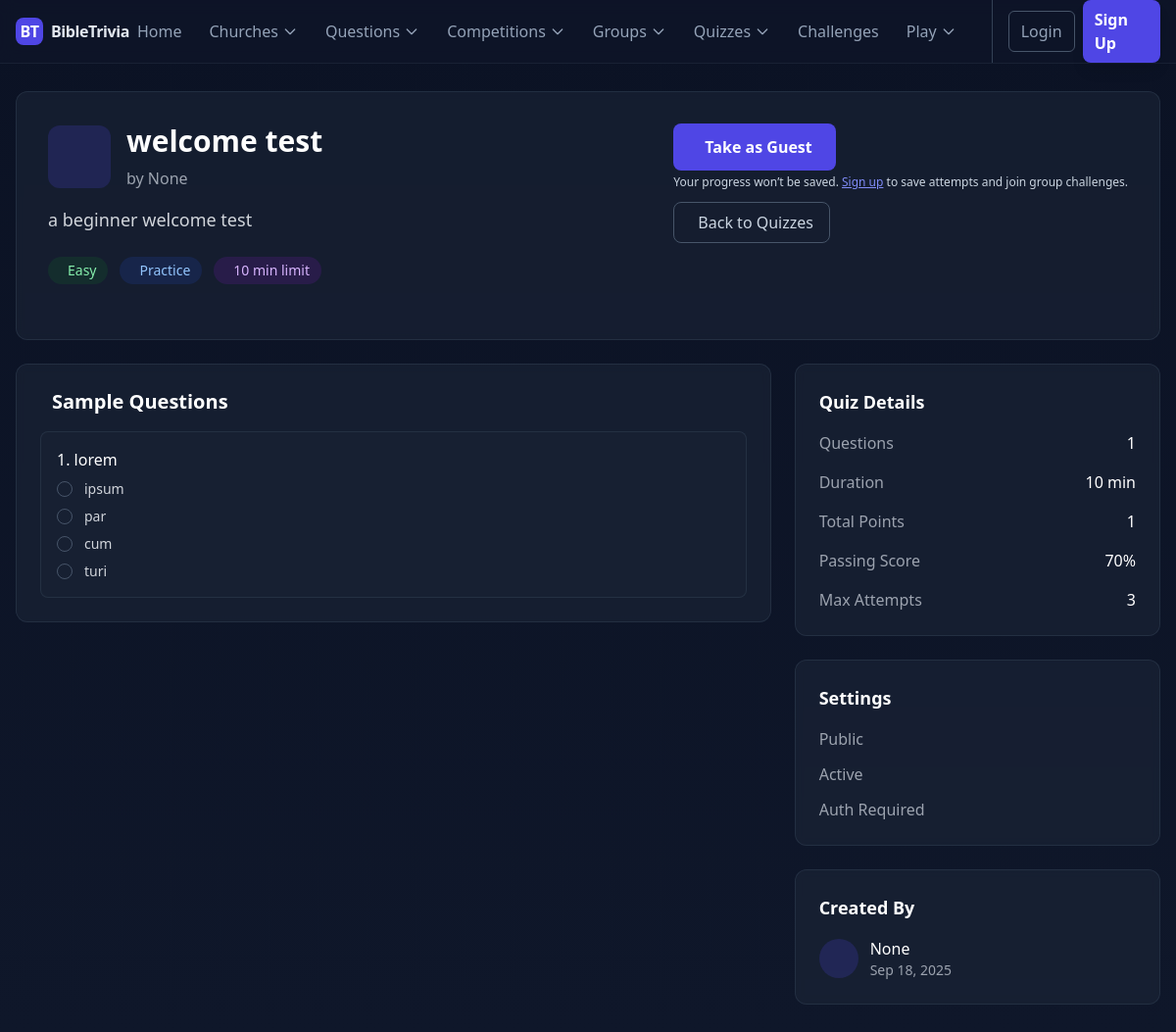
The page /quizzes/welcome-test/ on the database as committed earlier.
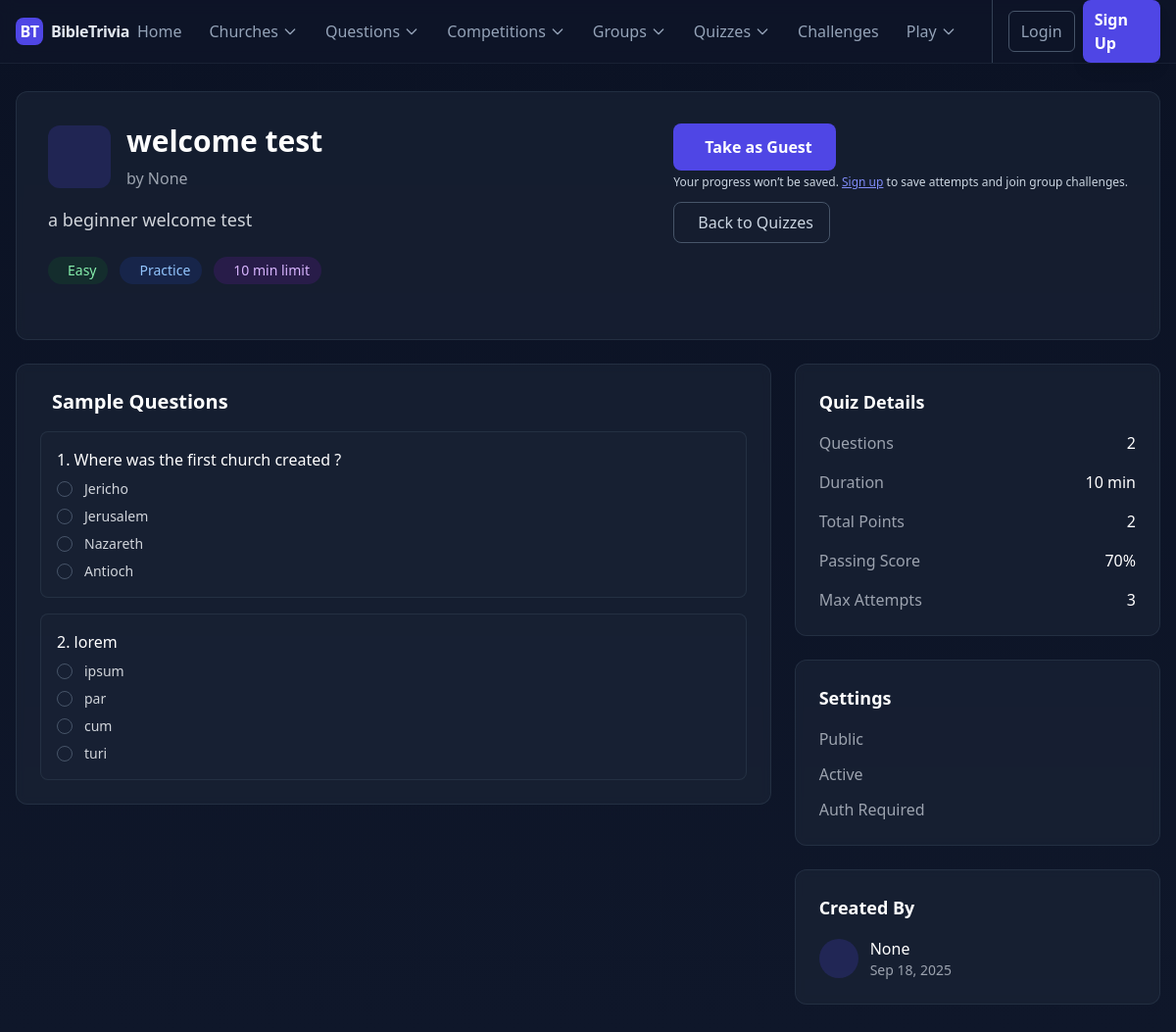
The same page on the database as committed later.
### home/models.py (models this page shows, shortened)
class TimeStampedModel(models.Model):
    created_at = models.DateTimeField(auto_now_add=True)
    updated_at = models.DateTimeField(auto_now=True)
    class Meta:
        abstract = True

class Question(TimeStampedModel):
    DIFFICULTY_CHOICES = [
        ('Easy', 'Easy'),
        ('Medium', 'Medium'),
        ('Hard', 'Hard'),
    ]
    QUESTION_TYPE_CHOICES = [
        ('single', 'Single Choice'),
        ('multiple', 'Multiple Select'),
        ('open', 'Open Ended'),
    ]
    level_category = [
        ('Adults', 'Adults'),
        ('Youth', 'Youth'),
        ('Children', 'Children'),
        ('Senior', 'Senior'),
        ('Junior', 'Junior'),
        ('Teens', 'Teens'),
        ('All', 'All'),
    ]
    level = models.CharField(max_length=100, choices=level_category, default='All')
    allowed_levels = models.JSONField(
        default=list,
        blank=True,
        help_text="Select one or more levels this question applies to"
    )
    uuid = models.UUIDField(default=uuid.uuid4, unique=True, editable=False)
    categories = models.ManyToManyField(
        QuestionCategory,
        related_name='questions',
        blank=True,
    )
    activities = models.ManyToManyField(
        'CompetitionActivity',
        related_name='questions',
        blank=True,
        help_text='Activities this question is associated with'
    )
    question_text = models.TextField()
    difficulty = models.CharField(max_length=10, choices=DIFFICULTY_CHOICES, default='Medium')
    question_type = models.CharField(max_length=20, choices=QUESTION_TYPE_CHOICES, default='single')
    explanation = models.TextField(
        blank=True,
        help_text="Optional explanation for the correct answer"
    )
    bible_reference = models.CharField(
        max_length=100,
        blank=True,
        help_text="Bible verse reference (e.g., John 3:16)"
    )
    points = models.PositiveIntegerField(
        default=1,
        help_text="Points awarded for correct answer"
    )
    penalty = models.PositiveIntegerField(
        default=1,
        help_text="If 0, allow positive proportional credit for multiple-select; otherwise full-or-nothing"
    )
    is_active = models.BooleanField(default=True)
    created_by = models.ForeignKey(
        settings.AUTH_USER_MODEL,
        on_delete=models.CASCADE,
        related_name='created_questions'
    )
    class Meta:
        ordering = ['-created_at']
        indexes = [
            models.Index(fields=["difficulty"]),
            models.Index(fields=["is_active"]),
            models.Index(fields=["created_by"]),
        ]
        verbose_name = "Question"
        verbose_name_plural = "Questions"

class Choice(models.Model):
    question = models.ForeignKey(Question, on_delete=models.CASCADE, related_name='choices')
    choice_text = models.CharField(max_length=200)
    is_correct = models.BooleanField(default=False)
    explanation = models.TextField(max_length=500, null=True, blank=True)
    class Meta:
        ordering = ['is_correct', 'choice_text']
        indexes = [
            models.Index(fields=["question", "is_correct"]),
        ]
        verbose_name = "Choice"
        verbose_name_plural = "Choices"

### home/views.py (the view)
# urls.py: path('quizzes/<slug:slug>/', QuizDetailView.as_view(), name='quiz_detail'),
class QuizDetailView(DetailView):
    model = TestQuiz
    template_name = 'home/quiz_detail.html'
    context_object_name = 'quiz'
    slug_field = 'slug'
    slug_url_kwarg = 'slug'
    def get_context_data(self, **kwargs):
        context = super().get_context_data(**kwargs)
        quiz = self.get_object()
        context['can_take_quiz'] = quiz.is_available_to_user(self.request.user)
        context['question_count'] = quiz.get_question_count()
        context['estimated_duration'] = quiz.get_estimated_duration()
        context['total_points'] = quiz.calculate_total_points()
        context['questions'] = quiz.questions.all()[:5]  # Show first 5 questions
        user = self.request.user
        context['user_groups'] = []
        if user.is_authenticated and quiz.participation in ['Group', 'All']:
            groups = TriviaGroup.objects.filter(
                models.Q(members=user) | models.Q(captain=user) | models.Q(patron=user)
            ).distinct().order_by('church__name', 'name')
            context['user_groups'] = groups
        return context

### home/models.py (called while the page is built)
    def calculate_total_points(self):
        return sum(question.points for question in self.questions.all())

    def get_question_count(self):
        return self.questions.count()

    def get_estimated_duration(self):
        if self.time_limit:
            return self.time_limit
        return self.get_question_count()

    def is_available_to_user(self, user):
        if not self.is_active:
            return False
        if not self.is_public and not user.is_authenticated:
            return False
        if self.requires_authentication and not user.is_authenticated:
            return False
        return True

### home/templates/home/quiz_detail.html (shortened to what the changed rows need)
{% extends 'base.html' %}
{% block content %}
<div class="space-y-6">
    <div class="bg-slate-800/50 backdrop-blur-sm rounded-xl p-8 border border-slate-700/50">
        <div class="flex flex-col md:flex-row md:items-start md:justify-between">
            <div class="flex-1">
                <div class="flex items-center mb-4">
                    <div>
                        <h1 class="text-3xl font-bold text-white mb-2">{{ quiz.name }}</h1>
                    </div>
                </div>
            </div>
        </div>
    </div>
    <div class="grid grid-cols-1 lg:grid-cols-3 gap-6">
        <div class="lg:col-span-2 space-y-6">
            {% if questions %}
            <div class="bg-slate-800/50 backdrop-blur-sm rounded-xl p-6 border border-slate-700/50">
                <h2 class="text-xl font-semibold text-white mb-4 flex items-center">
                    Sample Questions
                </h2>
                <div class="space-y-4">
                    {% for question in questions %}
                    <div class="bg-slate-800/30 rounded-lg p-4 border border-slate-700/50">
                        <h3 class="text-white font-medium mb-2">{{ forloop.counter }}. {{ question.question_text }}</h3>
                        <div class="space-y-2">
                            {% for choice in question.choices.all %}
                            <div class="flex items-center text-sm text-gray-300">
                                <span class="w-4 h-4 rounded-full border border-slate-600 mr-3 flex-shrink-0"></span>
                                {{ choice.choice_text }}
                            </div>
                            {% endfor %}
                        </div>
                    </div>
                    {% endfor %}
                </div>
            </div>
            {% endif %}
        </div>
        <div class="space-y-6">
            <div class="bg-slate-800/50 backdrop-blur-sm rounded-xl p-6 border border-slate-700/50">
                <div class="space-y-4">
                    <div class="flex items-center justify-between">
                        <span class="text-gray-400">Questions</span>
                        <span class="text-white font-medium">{{ question_count }}</span>
                    </div>
                    <div class="flex items-center justify-between">
                        <span class="text-gray-400">Total Points</span>
                        <span class="text-white font-medium">{{ total_points }}</span>
                    </div>
                </div>
            </div>
        </div>
    </div>
</div>
{% endblock %}

Rows that differ between the two databases and show on the page:
added Question: question_text "Where was the first church created ?"
added Choice: choice_text "Jericho", shown under "Where was the first church created ?"
added Choice: choice_text "Jerusalem", shown under "Where was the first church created ?"
added Choice: choice_text "Nazareth", shown under "Where was the first church created ?"
added Choice: choice_text "Antioch", shown under "Where was the first church created ?"
Other text that changed with them:
{{ question_count }}: "1" → "2"
{{ total_points }}: "1" → "2"
